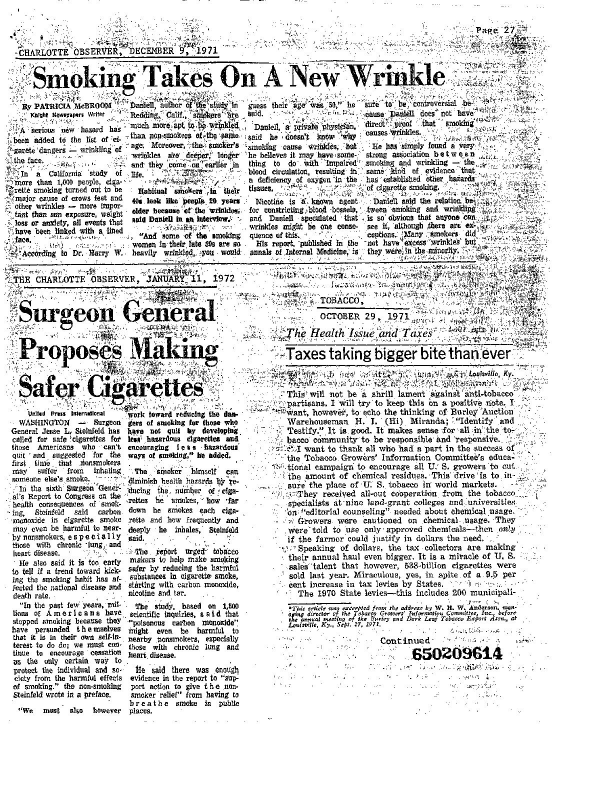
#> input picture reports/audit_artifacts/0000023720_original.jpg, 1200 x 1575 px (shown at 1/2 size)
$ python -i preprocessor.py   (imports and definitions only)
#> lines starting #> are read from the running program, lines starting #| are printed output that depends on the picture; after the words box and inside, x2 and y2 are one past the last pixel; in counts of white or black regions, pixels touching at a corner belong together
import os
import cv2
import numpy as np
from PIL import Image
from typing import Tuple, Optional, Union

class NewspaperPreprocessor:
    """
    Robust image preprocessing pipeline for newspaper scans and camera photos:
    - Grayscale conversion
    - Noise filtering
    - Automatic deskewing
    - Contrast enhancement (CLAHE)
    - Adaptive thresholding
    - Resolution normalization
    - Perspective correction
    - Region cropping
    """

    def __init__(self, target_dpi: int = 300, min_line_height: int = 32):
        self.target_dpi = target_dpi
        self.min_line_height = min_line_height

    def to_numpy(self, img: Union[np.ndarray, Image.Image]) -> np.ndarray:
        if isinstance(img, Image.Image):
            return np.array(img)
        return img.copy()

    def to_grayscale(self, img: np.ndarray) -> np.ndarray:
        """Converts BGR/RGB to single-channel grayscale."""
        if len(img.shape) == 2:
            return img
        if img.shape[2] == 4:
            img = cv2.cvtColor(img, cv2.COLOR_BGRA2BGR)
        return cv2.cvtColor(img, cv2.COLOR_BGR2GRAY)

    def remove_noise(self, gray: np.ndarray, method: str = "bilateral") -> np.ndarray:
        """Removes paper grain, ink bleed, and scanning artifacts."""
        if method == "bilateral":
            return cv2.bilateralFilter(gray, d=7, sigmaColor=50, sigmaSpace=50)
        elif method == "median":
            return cv2.medianBlur(gray, 3)
        elif method == "gaussian":
            return cv2.GaussianBlur(gray, (3, 3), 0)
        return gray

    def detect_skew_angle(self, gray: np.ndarray) -> float:
        """Estimates skew angle using horizontal text contour projection / minAreaRect."""
        # Thresholding
        thresh = cv2.threshold(gray, 0, 255, cv2.THRESH_BINARY_INV + cv2.THRESH_OTSU)[1]

        # Dilate horizontally to connect text lines
        kernel = cv2.getStructuringElement(cv2.MORPH_RECT, (30, 3))
        dilated = cv2.dilate(thresh, kernel, iterations=1)

        # Contours of lines
        contours, _ = cv2.findContours(dilated, cv2.RETR_LIST, cv2.CHAIN_APPROX_SIMPLE)
        angles = []
        for c in contours:
            if cv2.contourArea(c) < 300:
                continue
            rect = cv2.minAreaRect(c)
            w, h = rect[1]
            angle = rect[2]

            # Normalize angle
            if w < h:
                angle = angle + 90.0
            if angle > 45:
                angle -= 90.0
            if angle < -45:
                angle += 90.0

            if abs(angle) < 25.0:
                angles.append(angle)

        if not angles:
            return 0.0
        return float(np.median(angles))

    def deskew(self, img: np.ndarray, angle: Optional[float] = None) -> Tuple[np.ndarray, float]:
        """Rotates image to align text lines horizontally."""
        gray = self.to_grayscale(img)
        if angle is None:
            angle = self.detect_skew_angle(gray)

        if abs(angle) < 0.2:
            return img, 0.0

        h, w = img.shape[:2]
        center = (w // 2, h // 2)
        M = cv2.getRotationMatrix2D(center, angle, 1.0)
        rotated = cv2.warpAffine(img, M, (w, h), flags=cv2.INTER_CUBIC, borderMode=cv2.BORDER_REPLICATE)
        return rotated, angle

    def enhance_contrast(self, gray: np.ndarray, clip_limit: float = 2.5) -> np.ndarray:
        """Applies Contrast Limited Adaptive Histogram Equalization (CLAHE)."""
        clahe = cv2.createCLAHE(clipLimit=clip_limit, tileGridSize=(8, 8))
        return clahe.apply(gray)

    # [5 lines left out: function adaptive_threshold, not called in this run]

    def normalize_resolution(self, img: np.ndarray, min_height: int = 1200) -> np.ndarray:
        """Upscales low-resolution scans to standard reading resolution."""
        h, w = img.shape[:2]
        if h < min_height:
            scale = float(min_height) / float(h)
            new_w = int(w * scale)
            return cv2.resize(img, (new_w, min_height), interpolation=cv2.INTER_CUBIC)
        return img

    # [40 lines left out: functions correct_perspective, crop_region, not called in this run]

    def preprocess(self, img_input: Union[np.ndarray, Image.Image], deskew_enabled: bool = True) -> np.ndarray:
        """Full end-to-end preprocessing pipeline for newspaper reading."""
        img = self.to_numpy(img_input)
        img = self.normalize_resolution(img)
        gray = self.to_grayscale(img)

        if deskew_enabled:
            gray, _ = self.deskew(gray)

        clean = self.remove_noise(gray)
        enhanced = self.enhance_contrast(clean)
        return enhanced

>>> import cv2
>>> picture = cv2.imread('../../../reports/audit_artifacts/0000023720_original.jpg')
#> picture is the input picture: shape (1575, 1200, 3); min 0, max 255, mean 219.6
>>> result = NewspaperPreprocessor().preprocess(picture)
#> in detect_skew_angle, `thresh = cv2.threshold(gray, 0, 255, cv2.THRESH_BINARY_INV + cv2.THRES..`:
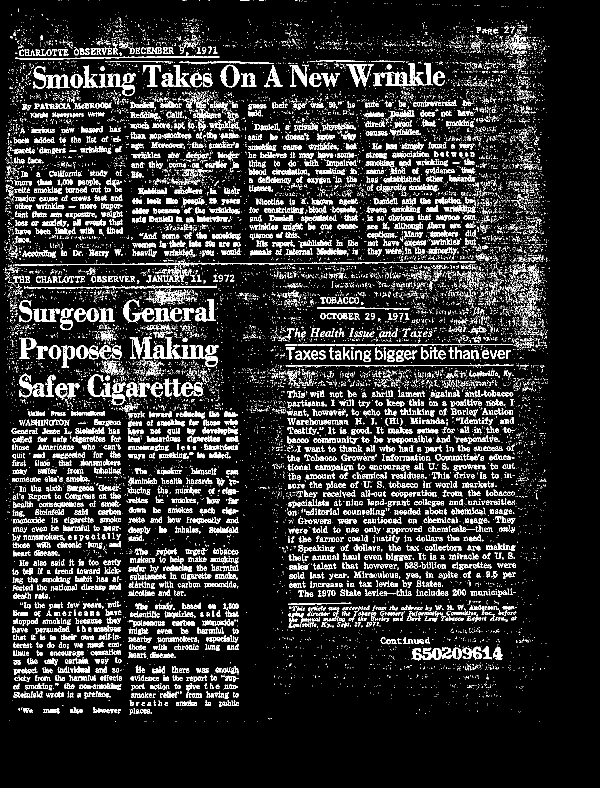
#> thresh: shape (1575, 1200) (shown at 1/2 size); 13.4% white in thin lines or dots, all inside (x1, y1, x2, y2) = (7, 0, 1101, 1444)
#> in detect_skew_angle, `dilated = cv2.dilate(thresh, kernel, iterations=1)`:
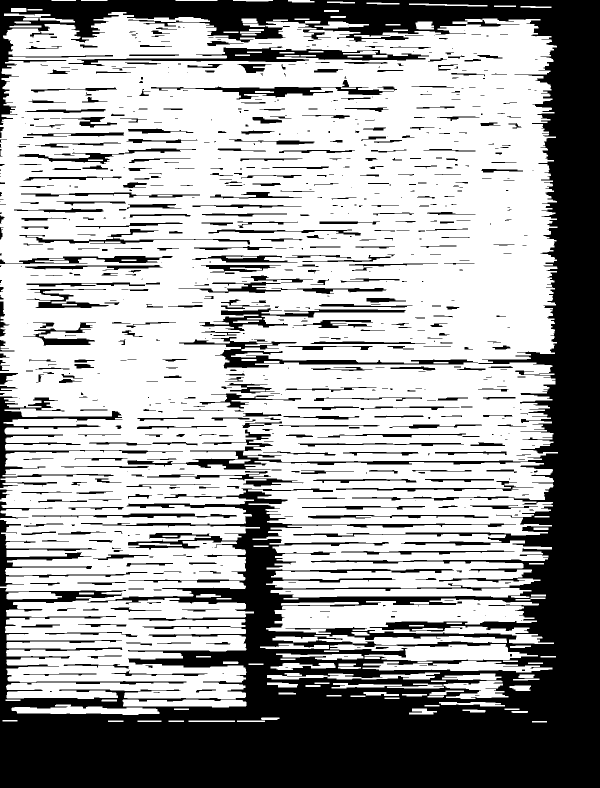
#> dilated: shape (1575, 1200) (shown at 1/2 size); 63.9% white; 793 black regions (332 under 20 px)
#> in detect_skew_angle, `contours, _ = cv2.findContours(dilated, cv2.RETR_LIST, cv2.CHAIN_APPRO..`: contours = 921 contours, 230 with area under 20; largest, box (x1, y1, x2, y2) and area: (0, 24, 1116, 1398) 1221902, (532, 1197, 1108, 1288) 24149, (136, 92, 859, 133) 10085, (357, 673, 957, 738) 8250, (660, 1288, 1076, 1322) 7828
#> the loop in detect_skew_angle, `for c in contours:` made 921 passes
#> (rect, w, h, angle) on passes 12, 15, 16, 17, 27, 32, 35, 36, 38, 39, 43: (((845.5, 1422.5), (11, 55), -90), 11, 55, 0), (((170.5, 1418.7), (18.55, 295.1), -89.2), 18.55, 295.1, 0.796), (((943.5, 1408), (8, 131), -90), 8, 131, 0), (((368.5, 1406.5), (15, 247), -90), 15, 247, 0), (((762, 1387.5), (7, 70), -90), 7, 70, 0), (((1040, 1376), (10, 42), -90), 10, 42, 0), (((830.5, 1371.5), (9, 113), -90), 9, 113, 0), (((733, 1371), (10, 140), -90), 10, 140, 0), (((564.5, 1369.5), (9, 61), -90), 9, 61, 0), (((951.4, 1379.5), (127.9, 34.92), -2.6), 127.9, 34.92, -2.6), (((943, 1353), (12, 118), -90), 12, 118, 0)
#> (w, h, angle) on passes 61, 70, 76, 77, 83, 84: (20.83, 379, 0.836), (11.55, 174.1, 0.406), (415, 32.58, -0.188), (10, 137, 0), (11, 91, 0), (18.41, 384.1, 0.492)
#> after the loop in detect_skew_angle, `for c in contours:`: angles = 158 values, max 4.47 at index 26, min -6.71 at index 83, mean -0.182
#> in deskew, `angle = self.detect_skew_angle(gray)`: angle = 0

$ run again, on reports/audit_artifacts/00625137_original.jpg
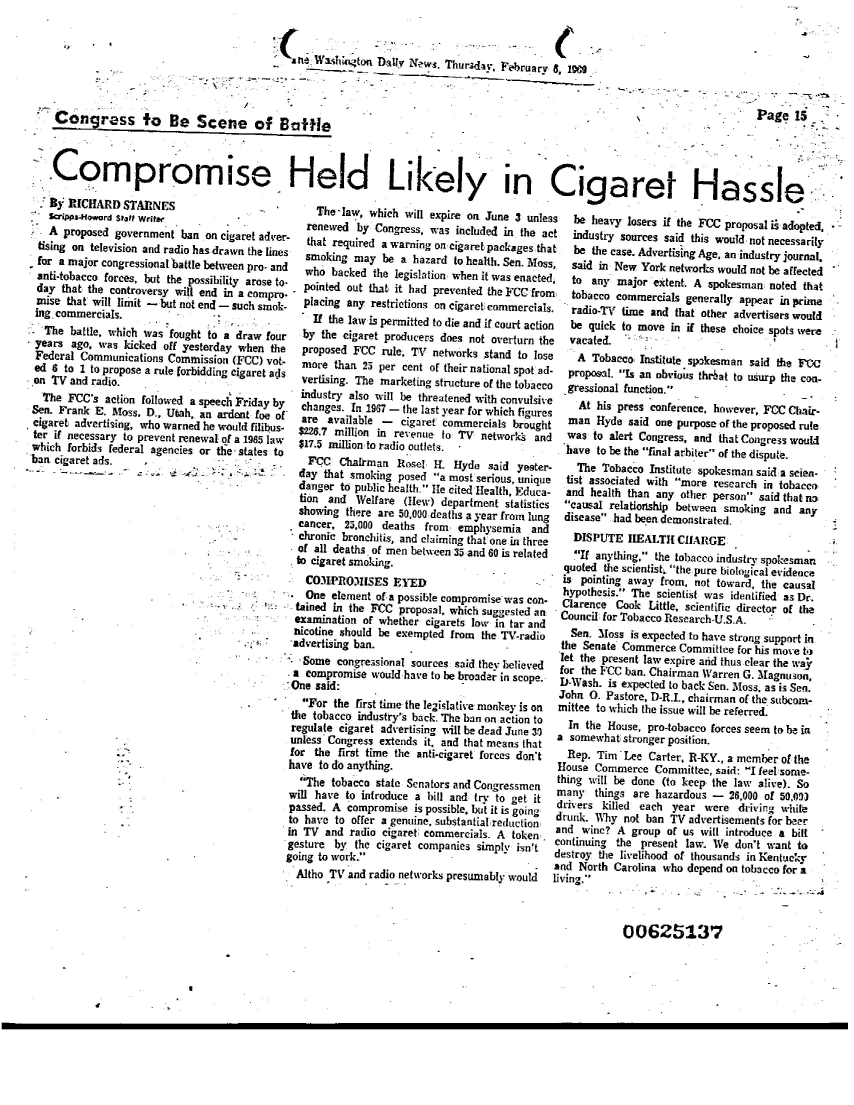
#> input picture reports/audit_artifacts/00625137_original.jpg, 2560 x 3313 px (shown at 1/3 size)
#> picture is the input picture: shape (3313, 2560, 3); min 0, max 255, mean 228.8
#> in detect_skew_angle, `thresh = cv2.threshold(gray, 0, 255, cv2.THRESH_BINARY_INV + cv2.THRES..`:
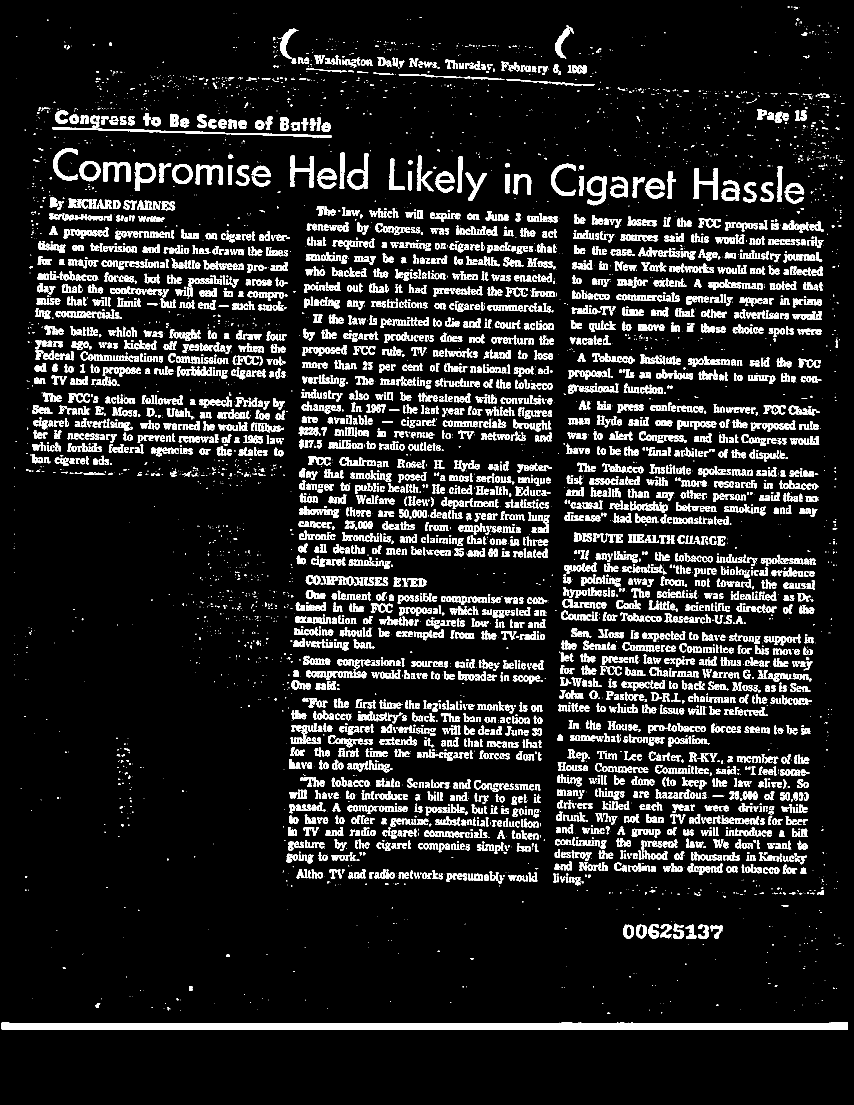
#> thresh: shape (3313, 2560) (shown at 1/3 size); 10.2% white; 7949 white regions (3279 under 20 px), largest, box (x1, y1, x2, y2) and area: (5, 3068, 2544, 3088) 46897, (157, 347, 995, 413) 4576, (2081, 505, 2154, 600) 2672
#> dilated: shape (3313, 2560); 30.7% white; 1151 white regions
#> contours = 1427 contours, 169 with area under 20; largest, box (x1, y1, x2, y2) and area: (585, 1769, 2253, 1872) 53114, (0, 3067, 2559, 3089) 50249, (884, 1404, 1667, 1491) 45223, (86, 444, 827, 574) 42566, (69, 1176, 878, 1260) 38614
#> the loop in detect_skew_angle, `for c in contours:` made 1427 passes
#> (rect, w, h, angle) on passes 1, 10, 19, 40: (((1279, 3077.5), (21, 2558), -90), 21, 2558, 0), (((501, 3026), (12, 48), -90), 12, 48, 0), (((293.5, 3016), (14, 43), -90), 14, 43, 0), (((572, 2965), (16, 38), -90), 16, 38, 0)
#> after the loop in detect_skew_angle, `for c in contours:`: angles = 251 values, max 17.05 at index 248, min -8.75 at index 223, mean 0.846
#> in deskew, `angle = self.detect_skew_angle(gray)`: angle = 0.707
#> M = [[1, 0.0123, -20.35], [-0.0123, 1, 15.93]]
#> in deskew, `rotated = cv2.warpAffine(img, M, (w, h), flags=cv2.INTER_CUBIC, border..`:
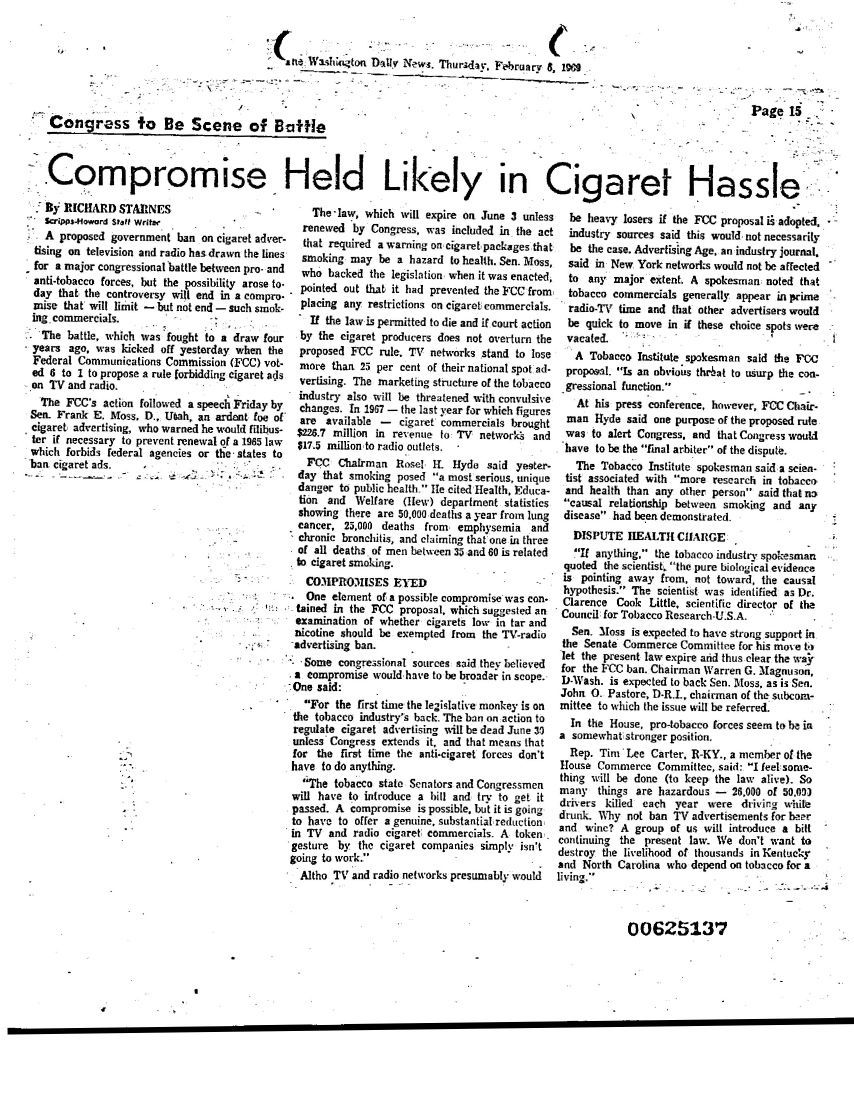
#> rotated: shape (3313, 2560) (shown at 1/3 size); min 0, max 255, mean 228.8
